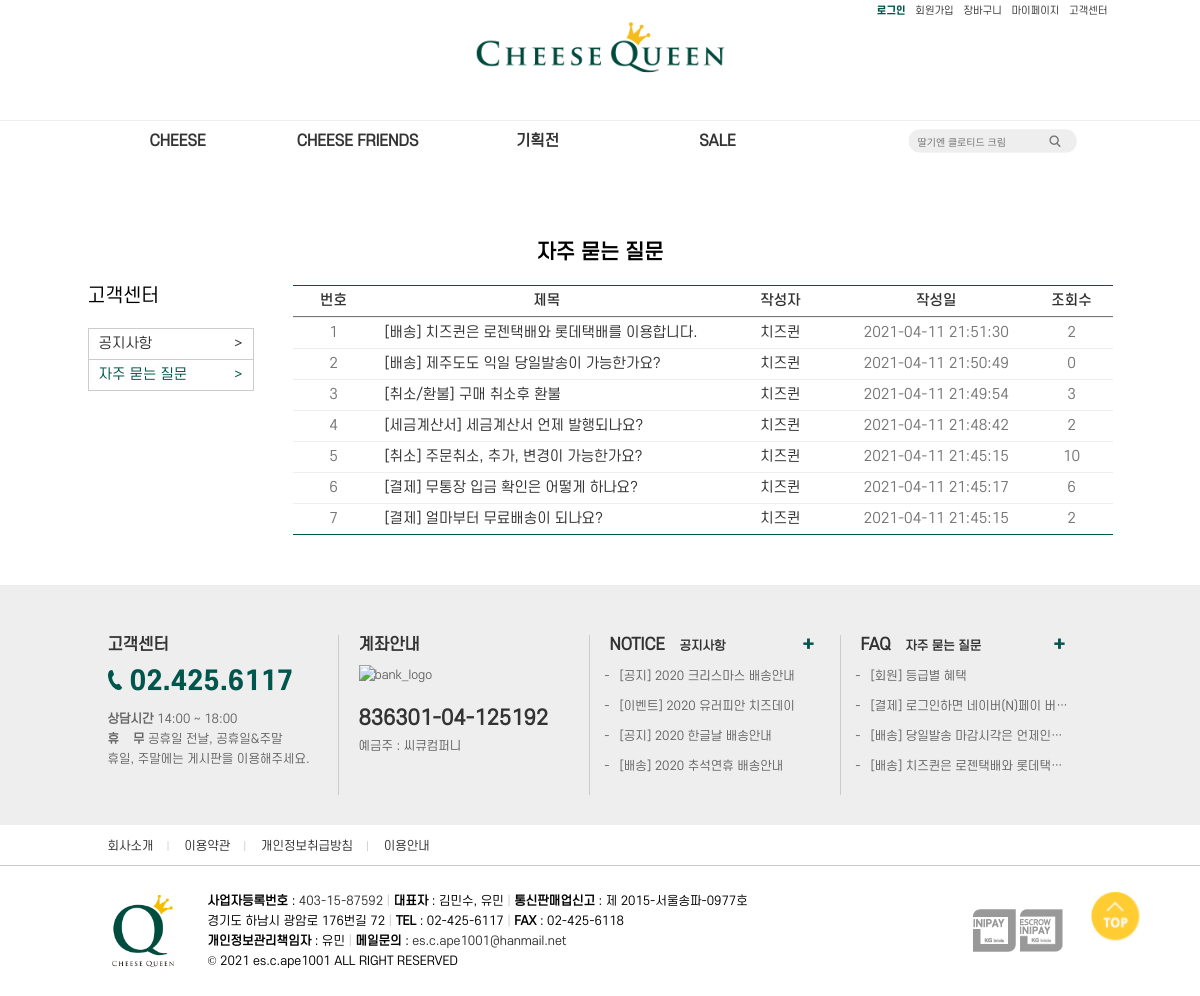
Screenshot of /sub/faq.php with the database file from the repository.
### tables this page shows
CREATE TABLE `faq` (
  `no` int(11) NOT NULL,
  `name` varchar(30) NOT NULL,
  `title` varchar(50) NOT NULL,
  `content` text NOT NULL,
  `wdate` datetime NOT NULL,
  `view` int(11) NOT NULL DEFAULT 0
);

### sub/faq.php (the view, shortened to what this page needs)
<?php
	include "php/00_conn.php";
		$sql = "SELECT * FROM faq ORDER BY no DESC";
		$result = MYSQLI_QUERY($conn, $sql);
?>
<!DOCTYPE html>
<html lang="ko">
 <head>
  <link rel="stylesheet" type="text/css" href="../css/reset.css"/>
  <link rel="stylesheet" type="text/css" href="../css/header_noTop.css"/>
  <link rel="stylesheet" type="text/css" href="../css/footer.css"/>
 </head>
 <body>
	<header id="header">
		<div id="topArea">
			<div id="infoArea">
				<ul id="infoMenu">
<?php if(empty($_SESSION['userid'])){?>
					<li class="green"><a href="login.html" title="로그인">로그인</a></li>
					<li><a href="join.html" title="회원가입">회원가입</a></li>
					<li><a href="login.html" title="장바구니">장바구니</a></li>
					<li><a href="login.html" title="마이페이지">마이페이지</a></li>
					<li><a href="login.html" title="고객센터">고객센터</a></li>
<?php }?>
				</ul>
				<div class="logo">
					<a href="../index.php" title="치즈퀸_메인페이지">
						<img src="../img/header/logo.png" alt="치즈퀸"/>
					</a>
				</div>
			</div>
		</div>
		<div id="gnb">
			<div id="barArea">
				<div id="bar">
					<ul class="nav">
						<li>
							<h2>
								<a href="#none" title="cheese">cheese</a>
							</h2>
						</li>
						<li>
							<h2>
								<a href="#none" title="cheese_friends">cheese friends</a>
							</h2>
						</li>
						<li>
							<h2>
								<a href="#none" title="기획전">기획전</a>
							</h2>
						</li>
						<li>
							<h2>
								<a href="#none" title="sale">sale</a>
							</h2>
						</li>
					</ul>
					<div class="search">
						<form action="#" method="GET">
							<fieldset>
								<p>
									<input type="text" id="search" name="search" title="search" placeholder="딸기엔 클로티드 크림"/>
								</p>
							</fieldset>
						</form>
						<p class="btn">
							<a href="#none" title="검색버튼">
								<img src="../img/header/icon_search.png" alt="검색버튼_이미지"/>
							</a>
						</p>
					</div>
				</div>
			</div>
		</div>
	</header>
	<div id="container">
		<section id="biz_wrap">
			<h2>자주 묻는 질문</h2>
			<div id="biz">
				<section class="menu">
					<h3>고객센터</h3>
					<ul>
						<li><a href="notice.php" title="공지페이지">공지사항<span>&gt;</span></a></li>
						<li class="selected"><a href="faq.php" title="faq페이지">자주 묻는 질문<span>&gt;</span></a></li>
					</ul>
				</section>
				<ul class="board">
					<li class="thead">
						<p class="num">번호</p>
						<p class="title">제목</p>
						<p class="name">작성자</p>
						<p class="wdate">작성일</p>
						<p class="view">조회수</p>
					</li>
<?php
	$num = 0;
	while($row = MYSQLI_FETCH_ARRAY($result)){
?>
					<li>
						<p class="num"><?=$num+1?></p>
						<p class="title">
							<a href="faq_read.php?no=<?=$row['no']?>" title="게시글페이지"><?=$row['title']?></a>
						</p>
						<p class="name"><?=$row['name']?></p>
						<p class="wdate"><?=$row['wdate']?></p>
						<p class="view"><?=$row['view']?></p>
					</li>
<?php $num++; } ?>
				</ul>
			</div>
		</section>
		<div id="fixed_wrap">
			<div id="top">
				<a href="#" title="top_button">
					<img src="../img/basic/icon_top_yellow.png" alt="top_button"/>
				</a>
			</div>
		</div>
	</div>
	<div id="footer">
		<div id="footer_desc_wrap">
			<div id="footer_desc">
				<div class="cs">
					<h3>고객센터</h3>
					<p class="call">
						<img src='../img/footer/call.png' alt='call_icon'/> 02.425.6117
					</p>
					<p class="desc">
						<span>
							<b>상담시간</b> 14:00 ~ 18:00
						</span>
						<span>
							<b>휴&nbsp;&nbsp;&nbsp;&nbsp;무</b> 공휴일 전날, 공휴일&amp;주말
						</span>
						<span>
							휴일, 주말에는 게시판을 이용해주세요.
						</span>
					</p>
				</div>
				<div class="bank">
					<h3>계좌안내</h3>
					<p class="imgs">
						<img src="../img/footer/kbBank.png" alt="bank_logo"/>
					</p>
					<p class="desc">
						<strong>836301-04-125192</strong><em>예금주 : 씨큐컴퍼니</em>
					</p>
				</div>
				<div class="board">
					<h3>NOTICE <em>공지사항</em></h3>
					<p class="more">
						<a href="notice.php" title="공지사항_페이지">+</a>
					</p>
					<ul>
						<li>
							<a href="notice.php" title="공지사항_페이지0">
								[공지] 2020 크리스마스 배송안내
							</a>
						</li>
						<li>
							<a href="notice.php" title="공지사항_페이지1">
								[이벤트] 2020 유러피안 치즈데이
							</a>
						</li>
						<li>
							<a href="notice.php" title="공지사항_페이지2">
								[공지] 2020 한글날 배송안내
							</a>
						</li>
						<li>
							<a href="notice.php" title="공지사항_페이지3">
								[배송] 2020 추석연휴 배송안내
							</a>
						</li>
					</ul>
				</div>
				<div class="board">
					<h3>FAQ <em>자주 묻는 질문</em></h3>
					<p class="more">
						<a href="faq.php" title="FAQ_페이지">+</a>
					</p>
					<ul>
						<li>
							<a href="faq.php" title="FAQ_페이지0">
								[회원] 등급별 혜택
							</a>
						</li>
						<li>
							<a href="faq.php" title="FAQ_페이지1">
								[결제] 로그인하면 네이버(N)페이 버튼이 안보여요.
							</a>
						</li>
						<li>
							<a href="faq.php" title="FAQ_페이지2">
								[배송] 당일발송 마감시각은 언제인가요?
							</a>
						</li>
						<li>
							<a href="faq.php" title="FAQ_페이지3">
								[배송] 치즈퀸은 로젠택배와 롯데택배를 이용합니다.
							</a>
						</li>
					</ul>
				</div>
			</div>
		</div>
		<div id="footer_nav_wrap">
			<div id="footer_nav">
				<ul>
					<li><a href="company.html" title="회사소개">회사소개</a> |</li>
					<li><a href="agreement.html" title="이용약관">이용약관</a> |</li>
					<li><a href="privacy.html" title="개인정보취급방침">개인정보취급방침</a> |</li>
					<li><a href="guide.html" title="이용안내">이용안내</a></li>
				</ul>
			</div>
		</div>
		<div id="footer_info_wrap">
			<div id="footer_info">
				<h2>
					<img src="../img/basic/logo_thumb.png" alt="치즈퀸"/>
				</h2>
				<div class="desc">
					<ul>
						<li>
							<b>사업자등록번호</b> : <span class="textLink"><a href="https://www.ftc.go.kr/bizCommPop.do?wrkr_no=4031587592&apv_perm_no=" title="사업자정보확인" onclick="popup('https://www.ftc.go.kr/bizCommPop.do?wrkr_no=4031587592&apv_perm_no=','사업자등록번호확인'); return false;" >403-15-87592</a></span> <i>|</i>
						</li>
						<li>
							<b>대표자</b> : 김민수, 유민 <i>|</i>
						</li>
						<li>
							<b>통신판매업신고</b> : 제 2015-서울송파-0977호
						</li>
						<li>
							경기도 하남시 광암로 176번길 72 <i>|</i>
						</li>
						<li>
							<b>TEL</b> : 02-425-6117 <i>|</i>
						</li>
						<li>
							<b>FAX</b> : 02-425-6118
						</li>
						<li>
							<b>개인정보관리책임자</b> : 유민 <i>|</i>
						</li>
						<li>
							<b>메일문의</b> : <span><a href="mailto:2cheesequeen@gmail" title="메일문의" >es.c.ape1001@hanmail.net</a></span>
						</li>
						<li class="copy">
							&copy; 2021 es.c.ape1001 ALL RIGHT RESERVED
						</li>
					</ul>
				</div>
				<div class="pay">
					<p>
						<a href="https://mark.inicis.com/mark/popup_v1.php?mid=GBFchee301" title="이니페이_페이지" onclick="popup('https://mark.inicis.com/mark/popup_v1.php?mid=GBFchee301','이니페이_페이지'); return false;">
							<img src="../img/footer/inipay.png" alt="이니페이_이미지"/>
						</a>
						<a href="https://mark.inicis.com/mark/escrow_popup.php?mid=ESGBchee30" title="에스크로_페이지"  onclick="popup('https://mark.inicis.com/mark/escrow_popup.php?mid=ESGBchee30','에스크로_페이지','500','500'); return false;">
							<img src="../img/footer/escrow.png" alt="에스크로_이미지"/>
						</a>
					</p>
				</div>
			</div>
		</div>
	</div>
 </body>
</html>

### css/header_noTop.css (style rules this page uses)
#header { width:100%; background-color:#fff; }
#topArea { width:100%; height:120px; }
#infoArea { width:1025px; }
#infoMenu { width:100%; margin:0 auto; text-align:right; }
#infoMenu li { display:inline; }
#infoMenu li a { padding-right:5px; font-size:10px; }
#infoMenu .green a { color:#00564d; font-family:'score700'; }
#infoArea { width:1025px; margin:0 auto; }
#infoArea .logo { width:250px; height:100%; margin:0 auto; }
#infoArea .logo a { display:block; width:100%; height:100%; }
#infoArea .logo img { width:100%; }
#gnb { width:100%; }
#barArea { width:100%; height:40px; line-height:40px; border-top:1px solid #eee; }
#bar { width:1025px; height:100%; margin:0 auto; }
#bar .nav { width:720px; padding-right:100px; height:100%; float:left; }
#bar .nav li { width:180px; float:left; }
#bar .nav li h2 { width:100%; text-align:center; font-size:15px; text-transform:uppercase; }
#bar .nav li h2 a { display:block; width:100%; }
#bar .search { width:170px; margin-right:35px; height:24px; line-height:24px; padding:8px 0; background-image:url('../img/header/back_search.png'); background-position:50% 50%; background-repeat:no-repeat; float:left; }
#bar .search form { width:140px; height:100%; float:left; }
#bar .search fieldset { width:100%; height:100%; border:none; }
#bar .search p { width:100%; height:100%; }
#bar .search p input { width:100%; height:100%; text-indent:10px; font-size:10px; color:#777; border:none; background-color:rgba(0,0,0,0); }
#bar .search .btn { width:14px; height:18px; padding:2px 0; float:left; }
#bar .search .btn img { width:100%; }
#fixed_wrap div { position:fixed; }
#top { width:50px; bottom:50px; right:5%; }
#top img { width:100%; }

### css/footer.css (style rules this page uses)
#footer { width:100%; height:360px; background-color:#fff; }
#footer_desc_wrap { width:100%; height:240px; background-color:#eee; overflow:hidden; }
#footer_desc { width:1025px; height:160px; margin:50px auto; }
#footer_desc div { width:210px; padding:0 20px; height:100%; line-height:20px; border-left:1px solid #ccc; font-size:12px; color:#666; float:left; }
#footer_desc div h3 { font-size:16px; padding-bottom:10px; color:#333; }
#footer_desc .cs { border-left:none; }
#footer_desc .cs .call { line-height:34px; margin-bottom:10px; font-size:26px; font-family:'score700'; color:#00564d; }
#footer_desc .cs .call img { height:20px; }
#footer_desc .cs .desc span { display:block; }
#footer_desc .bank .imgs { width:80%; height:34px; padding-bottom:10px; }
#footer_desc .bank .imgs img { width:100%; }
#footer_desc .bank .desc strong { font-size:20px; color:#333; }
#footer_desc .bank .desc em { display:block; padding-top:5px; font-style:normal; }
#footer_desc .board { position:relative; }
#footer_desc .board h3 em { font-style:normal; font-size:12px; padding-left:10px; }
#footer_desc .board .more { font-size:20px; font-family:'score700'; position:absolute; right:20px; top:0; }
#footer_desc .board .more a { padding:0 5px; color:#00564d; }
#footer_desc .board ul { width:100%; }
#footer_desc .board li { width:100%; height:30px; list-style-type:"-"; }
#footer_desc .board li a { display:block; width:100%; height:100%; text-indent:10px; line-height:20px; overflow:hidden; white-space:nowrap; text-overflow:ellipsis; color:#666; }
#footer_nav_wrap { width:100%; height:40px; line-height:40px; background-color:#fff; border-bottom:1px solid #ccc; }
#footer_nav { width:1025px; height:100%; margin:0 auto; }
#footer_nav ul { width:1005px; height:100%; padding-left:10px; }
#footer_nav ul li { display:inline; font-size:10px; color:#ccc; }
#footer_nav ul li a { font-size:12px; padding:0 10px; }
#footer_info_wrap { width:100%; height:130px; background-color:#fff; }
#footer_info { width:1025px; height:100%; margin:0 auto; display:block; }
#footer_info h2 { width:105px; height:80px; padding:25px 0 25px 15px; float:left; }
#footer_info h2 img { height:100%; }
#footer_info div { height:100%; float:left; }
#footer_info .desc { width:765px; height:80px; padding:25px 0; font-size:12px; line-height:20px; }
#footer_info .desc ul { width:73%; }
#footer_info .desc li { display:inline-block; }
#footer_info .desc i { font-style:normal; color:#ccc; }
#footer_info .pay { width:140px; height:100%; }
#footer_info .pay p { width:100%; height:44px; padding:43px 0; }
#footer_info .pay p a { display:inline-block; }

### rows the page displays
faq: title "[배송] 치즈퀸은 로젠택배와 롯데택배를 이용합니다.", name "치즈퀸", wdate "2021-04-11 21:51:30", view "2"
faq: title "[배송] 제주도도 익일 당일발송이 가능한가요?", name "치즈퀸", wdate "2021-04-11 21:50:49", view "0"
faq: title "[취소/환불] 구매 취소후 환불", name "치즈퀸", wdate "2021-04-11 21:49:54", view "3"
faq: title "[세금계산서] 세금계산서 언제 발행되나요?", name "치즈퀸", wdate "2021-04-11 21:48:42", view "2"
faq: title "[취소] 주문취소, 추가, 변경이 가능한가요?", name "치즈퀸", wdate "2021-04-11 21:45:15", view "10"
faq: title "[결제] 무통장 입금 확인은 어떻게 하나요?", name "치즈퀸", wdate "2021-04-11 21:45:17", view "6"
faq: title "[결제] 얼마부터 무료배송이 되나요?", name "치즈퀸", wdate "2021-04-11 21:45:15", view "2"
